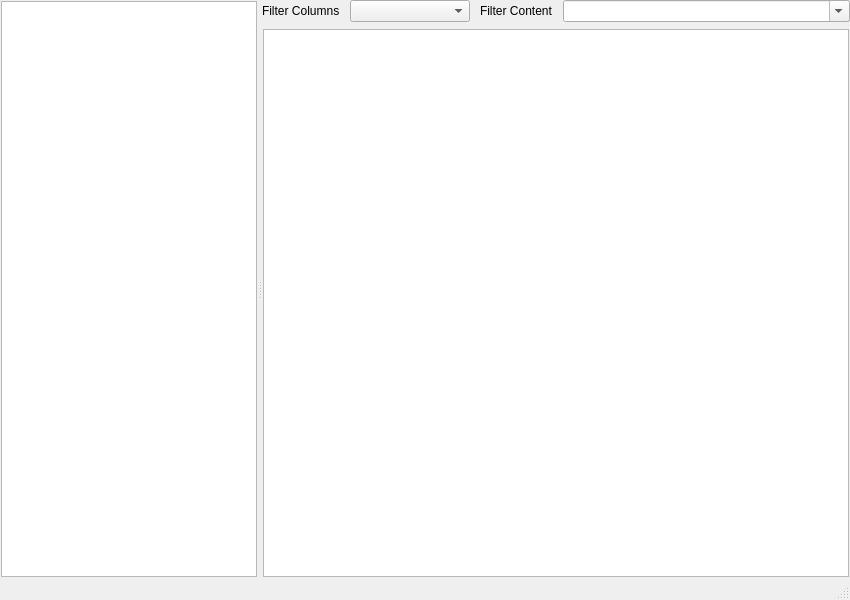
<?xml version="1.0" encoding="UTF-8"?>
<ui version="4.0">
 <class>CurrentSimuWidget</class>
 <widget class="QMainWindow" name="CurrentSimuWidget">
  <property name="geometry">
   <rect>
    <x>0</x>
    <y>0</y>
    <width>850</width>
    <height>600</height>
   </rect>
  </property>
  <property name="windowTitle">
   <string>MainWindow</string>
  </property>
  <widget class="QWidget" name="centralwidget">
   <layout class="QGridLayout" name="gridLayout_3">
    <property name="margin">
     <number>0</number>
    </property>
    <item row="0" column="0">
     <widget class="QSplitter" name="splitter">
      <property name="orientation">
       <enum>Qt::Horizontal</enum>
      </property>
      <widget class="QWidget" name="widgetTree" native="true">
       <property name="maximumSize">
        <size>
         <width>16777215</width>
         <height>16777215</height>
        </size>
       </property>
       <layout class="QGridLayout" name="gridLayout_2">
        <property name="margin">
         <number>1</number>
        </property>
        <item row="0" column="0">
         <widget class="TreeView" name="treeView">
          <property name="sizePolicy">
           <sizepolicy hsizetype="Expanding" vsizetype="Expanding">
            <horstretch>0</horstretch>
            <verstretch>0</verstretch>
           </sizepolicy>
          </property>
          <property name="minimumSize">
           <size>
            <width>0</width>
            <height>0</height>
           </size>
          </property>
          <property name="horizontalScrollBarPolicy">
           <enum>Qt::ScrollBarAlwaysOff</enum>
          </property>
          <property name="editTriggers">
           <set>QAbstractItemView::NoEditTriggers</set>
          </property>
          <property name="indentation">
           <number>10</number>
          </property>
          <property name="headerHidden">
           <bool>true</bool>
          </property>
         </widget>
        </item>
       </layout>
      </widget>
      <widget class="QWidget" name="widget" native="true">
       <property name="sizePolicy">
        <sizepolicy hsizetype="Preferred" vsizetype="Preferred">
         <horstretch>1</horstretch>
         <verstretch>0</verstretch>
        </sizepolicy>
       </property>
       <layout class="QVBoxLayout" name="verticalLayout">
        <property name="margin">
         <number>0</number>
        </property>
        <item>
         <layout class="QHBoxLayout" name="horizontalLayout">
          <property name="spacing">
           <number>10</number>
          </property>
          <item>
           <widget class="QLabel" name="label">
            <property name="sizePolicy">
             <sizepolicy hsizetype="Preferred" vsizetype="Preferred">
              <horstretch>0</horstretch>
              <verstretch>0</verstretch>
             </sizepolicy>
            </property>
            <property name="minimumSize">
             <size>
              <width>70</width>
              <height>0</height>
             </size>
            </property>
            <property name="maximumSize">
             <size>
              <width>100</width>
              <height>16777215</height>
             </size>
            </property>
            <property name="text">
             <string>Filter Columns</string>
            </property>
           </widget>
          </item>
          <item>
           <widget class="QComboBox" name="colCombobox">
            <property name="sizePolicy">
             <sizepolicy hsizetype="Preferred" vsizetype="Fixed">
              <horstretch>1</horstretch>
              <verstretch>0</verstretch>
             </sizepolicy>
            </property>
            <property name="minimumSize">
             <size>
              <width>120</width>
              <height>0</height>
             </size>
            </property>
            <property name="maximumSize">
             <size>
              <width>120</width>
              <height>16777215</height>
             </size>
            </property>
           </widget>
          </item>
          <item>
           <widget class="QLabel" name="colLabel">
            <property name="sizePolicy">
             <sizepolicy hsizetype="Preferred" vsizetype="Preferred">
              <horstretch>0</horstretch>
              <verstretch>0</verstretch>
             </sizepolicy>
            </property>
            <property name="minimumSize">
             <size>
              <width>70</width>
              <height>0</height>
             </size>
            </property>
            <property name="maximumSize">
             <size>
              <width>100</width>
              <height>16777215</height>
             </size>
            </property>
            <property name="text">
             <string>Filter Content</string>
            </property>
           </widget>
          </item>
          <item>
           <widget class="QComboBox" name="searchBox">
            <property name="sizePolicy">
             <sizepolicy hsizetype="Expanding" vsizetype="Fixed">
              <horstretch>1</horstretch>
              <verstretch>0</verstretch>
             </sizepolicy>
            </property>
            <property name="minimumSize">
             <size>
              <width>0</width>
              <height>0</height>
             </size>
            </property>
            <property name="editable">
             <bool>true</bool>
            </property>
           </widget>
          </item>
         </layout>
        </item>
        <item>
         <widget class="QWidget" name="widgetTable" native="true">
          <layout class="QGridLayout" name="gridLayout">
           <property name="margin">
            <number>1</number>
           </property>
           <item row="0" column="0">
            <widget class="TableView" name="tableView">
             <property name="sizePolicy">
              <sizepolicy hsizetype="Expanding" vsizetype="Expanding">
               <horstretch>1</horstretch>
               <verstretch>0</verstretch>
              </sizepolicy>
             </property>
             <property name="minimumSize">
              <size>
               <width>0</width>
               <height>0</height>
              </size>
             </property>
             <attribute name="verticalHeaderDefaultSectionSize">
              <number>26</number>
             </attribute>
            </widget>
           </item>
          </layout>
         </widget>
        </item>
       </layout>
       <zorder></zorder>
       <zorder>widgetTable</zorder>
      </widget>
     </widget>
    </item>
   </layout>
  </widget>
  <widget class="QMenuBar" name="menubar">
   <property name="geometry">
    <rect>
     <x>0</x>
     <y>0</y>
     <width>850</width>
     <height>23</height>
    </rect>
   </property>
  </widget>
  <widget class="QStatusBar" name="statusbar"/>
 </widget>
 <customwidgets>
  <customwidget>
   <class>TreeView</class>
   <extends>QTreeView</extends>
   <header>TypeItemView.h</header>
  </customwidget>
  <customwidget>
   <class>TableView</class>
   <extends>QTableView</extends>
   <header>TypeItemView.h</header>
  </customwidget>
 </customwidgets>
 <resources/>
 <connections/>
</ui>
